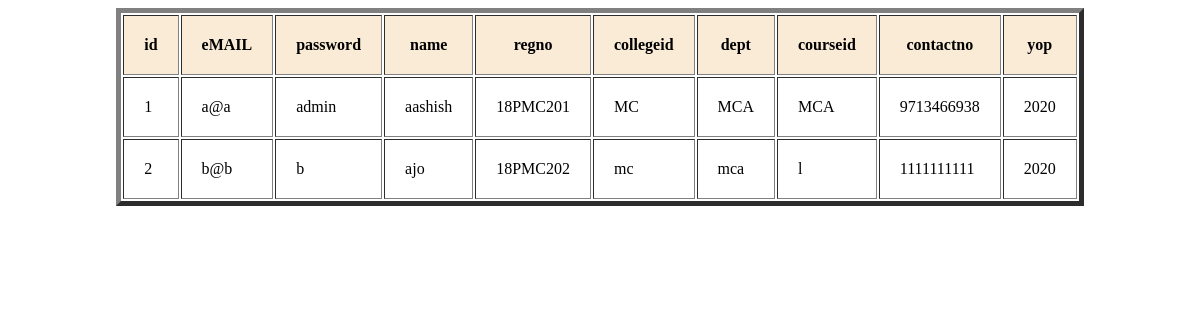
Page /testttable/ on the earlier database version.
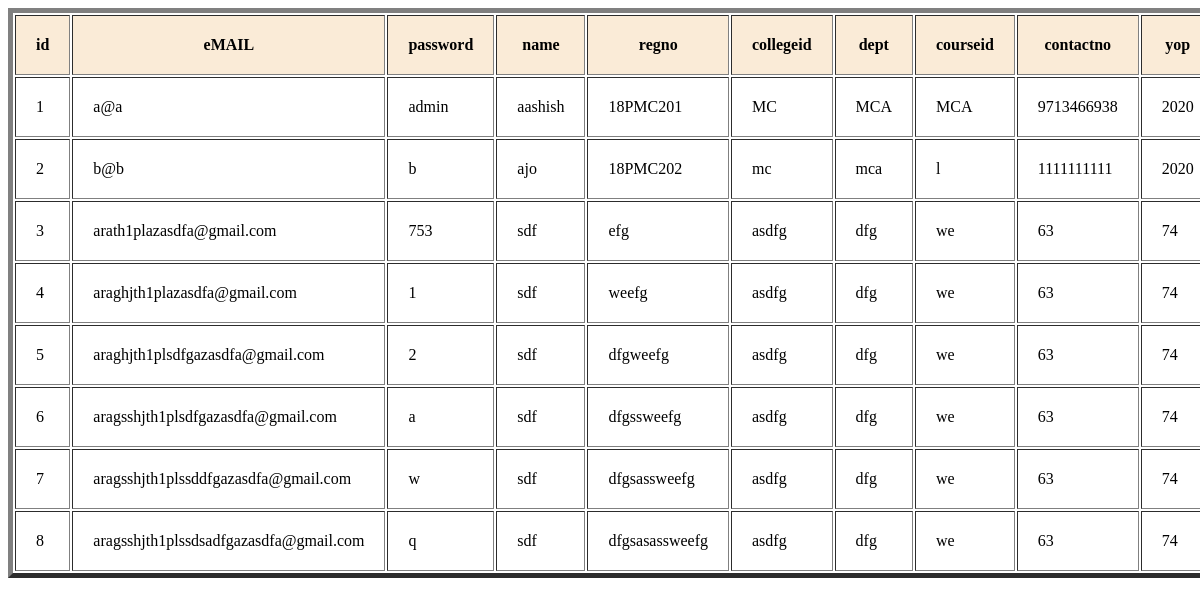
Same page on the later database version.
### EventApp/models.py (models this page shows, shortened)
class User(models.Model):
    username = models.TextField(unique=True)
    password = models.TextField()
    name = models.TextField()
    regno = models.TextField()
    collegeid = models.TextField()
    departmentid = models.TextField()
    courseid = models.TextField()
    gender= models.CharField(max_length=20)
    contactno = models.IntegerField()
    yop = models.IntegerField()
    def __init__(self, *args, **kwargs):
        super().__init__(*args, **kwargs)
        self.imagefile = None
        self.url = None

### EventApp/views.py (the view)
# urls.py: path('testttable/', views.testttable, name='testttable'),
def testttable(request):
    return render(request,'enduser/testttable.html', context={'data': User.objects.all()})

### EventApp/templates/enduser/testttable.html (shortened to what this page needs)
<!DOCTYPE html>
<html lang="en">
<head>
</head>
<body>
<table border="5" cellpadding="20" align="center" >
    <tr bgcolor="#faebd7">
        <th>id</th>
        <th>eMAIL</th>
        <th>password</th>
        <th>name</th>
        <th>regno</th>
        <th>collegeid</th>
        <th>dept</th>
        <th>courseid</th>
        <th>contactno</th>
        <th>yop</th>
    </tr>
    {% for item in data %}
    <tr>
        <td>{{ item.id}}</td>
        <td>{{ item.username}}</td>
        <td>{{ item.password}}</td>
        <td>{{ item.name}}</td>
        <td>{{ item.regno}}</td>
        <td>{{ item.collegeid}}</td>
        <td>{{ item.departmentid}}</td>
        <td>{{ item.courseid}}</td>
        <td>{{ item.contactno}}</td>
        <td>{{ item.yop}}</td>
    </tr>
    {% endfor %}
</table>
</body>
</html>

Differences in the rows shown:
added User: id "3", username "arath1plazasdfa@gmail.com", password "753", name "sdf", regno "efg", collegeid "asdfg", departmentid "dfg", courseid "we", contactno "63", yop "74"
added User: id "4", username "araghjth1plazasdfa@gmail.com", password "1", name "sdf", regno "weefg", collegeid "asdfg", departmentid "dfg", courseid "we", contactno "63", yop "74"
added User: id "5", username "araghjth1plsdfgazasdfa@gmail.com", password "2", name "sdf", regno "dfgweefg", collegeid "asdfg", departmentid "dfg", courseid "we", contactno "63", yop "74"
added User: id "6", username "aragsshjth1plsdfgazasdfa@gmail.com", password "a", name "sdf", regno "dfgssweefg", collegeid "asdfg", departmentid "dfg", courseid "we", contactno "63", yop "74"
added User: id "7", username "aragsshjth1plssddfgazasdfa@gmail.com", password "w", name "sdf", regno "dfgsassweefg", collegeid "asdfg", departmentid "dfg", courseid "we", contactno "63", yop "74"
added User: id "8", username "aragsshjth1plssdsadfgazasdfa@gmail.com", password "q", name "sdf", regno "dfgsasassweefg", collegeid "asdfg", departmentid "dfg", courseid "we", contactno "63", yop "74"
